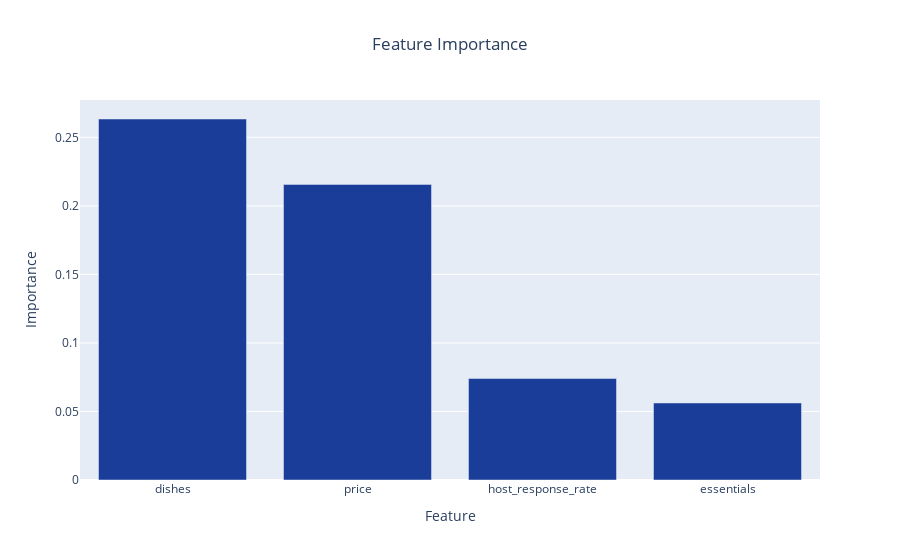

Write notebook code for a chart like this one.
### Code cell
#using plotly to plot the top featurescolor=
fig = px.bar(top_15_features_no.head(4), x="Feature", y="Importance", title = "Top Features" )
fig.update_layout(title_text='Feature Importance', title_x=0.5)
fig.update_traces(marker_color = "#193d99")
fig.show()

### Figure 1 — Plotly figure (JSON) as saved in the notebook; plotly's stock layout.template omitted (floating-point values rounded to 4 significant figures)
{"data": [{"alignmentgroup": "True", "hovertemplate": "Feature=%{x}<br>Importance=%{y}<extra></extra>", "legendgroup": "", "marker": {"color": "#193d99", "pattern": {"shape": ""}}, "name": "", "offsetgroup": "", "orientation": "v", "showlegend": false, "textposition": "auto", "type": "bar", "x": ["dishes", "price", "host_response_rate", "essentials"], "xaxis": "x", "y": [0.2634, 0.2157, 0.07401, 0.0562], "yaxis": "y"}], "layout": {"barmode": "relative", "legend": {"tracegroupgap": 0}, "title": {"text": "Feature Importance", "x": 0.5}, "xaxis": {"anchor": "y", "domain": [0, 1], "title": {"text": "Feature"}}, "yaxis": {"anchor": "x", "domain": [0, 1], "title": {"text": "Importance"}}}}
